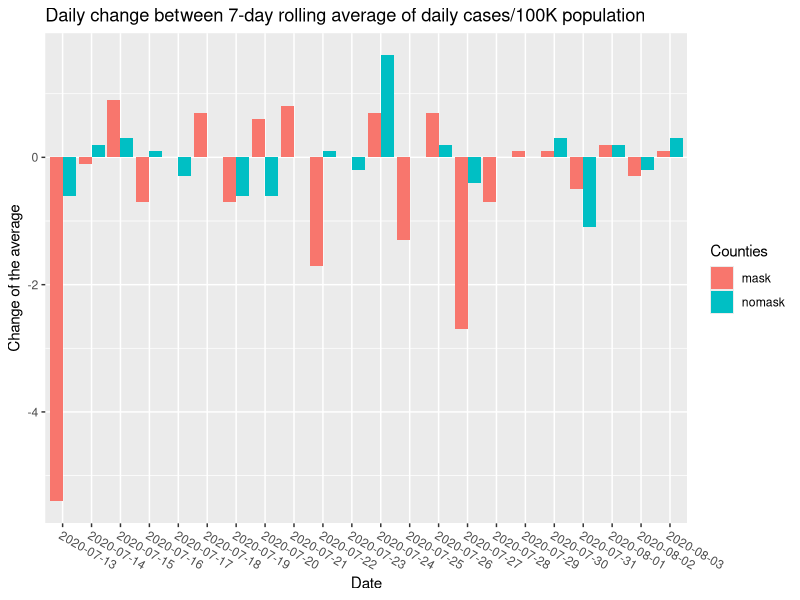
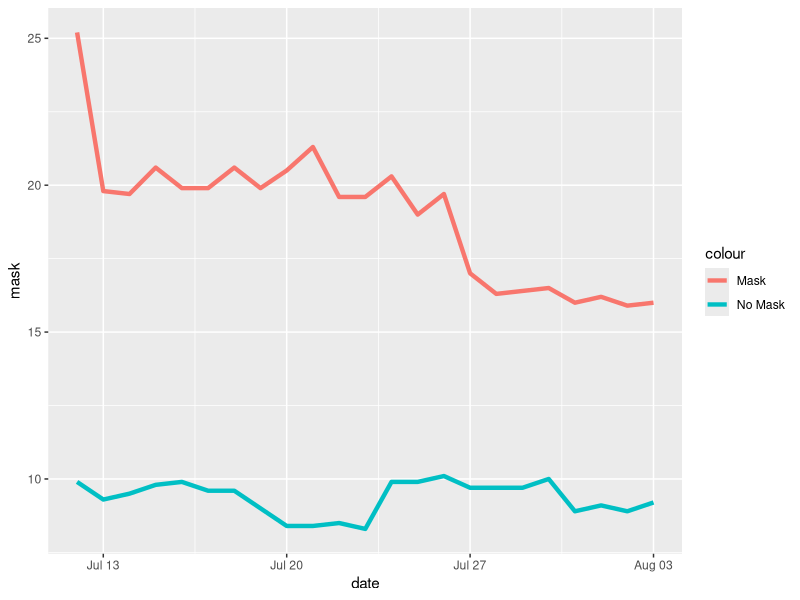

The R script that drew these images, in order:
library(tidyverse)

df <- tribble(
  ~date, ~mask, ~nomask,
  "12/7/2020", 25.2, 9.9,
  "13/7/2020", 19.8, 9.3,
  "14/7/2020", 19.7, 9.5,
  "15/7/2020", 20.6, 9.8,
  "16/7/2020", 19.9, 9.9,
  "17/7/2020", 19.9, 9.6,
  "18/7/2020", 20.6, 9.6,
  "19/7/2020", 19.9, 9.0,
  "20/7/2020", 20.5, 8.4,
  "21/7/2020", 21.3, 8.4,
  "22/7/2020", 19.6, 8.5,
  "23/7/2020", 19.6, 8.3,
  "24/7/2020", 20.3, 9.9,
  "25/7/2020", 19.0, 9.9,
  "26/7/2020", 19.7, 10.1,
  "27/7/2020", 17.0, 9.7,
  "28/7/2020", 16.3, 9.7,
  "29/7/2020", 16.4, 9.7,
  "30/7/2020", 16.5, 10.0,
  "31/7/2020", 16.0, 8.9,
  "1/8/2020", 16.2, 9.1,
  "2/8/2020", 15.9, 8.9,
  "3/8/2020", 16.0, 9.2,
)

dates = seq(as.Date('2020-7-12'), as.Date('2020-8-3'), by = "day")
df$date = dates

#making dataframe with daily difference
daily_mask = ave(df$mask, FUN=function(x) c(NA,diff(x)))
daily_nomask = ave(df$nomask, FUN=function(x) c(NA,diff(x)))
df_daily = data.frame(df)
df_daily$mask = daily_mask
df_daily$nomask = daily_nomask
df_daily = df_daily[-1,] #i remove first element since there is no previous value to differ
df_daily




plot_regular = ggplot(df, aes(x=date)) +
  geom_path(aes(y=mask, group=1, color="Mask"), size=1.5) +
  geom_path(aes(y=nomask, group=1, color="No Mask"), size=1.5)


#daily df wide to long
df_daily$date = factor(df_daily$date)
df_daily_long = gather(df_daily, ifmasked, cases, mask, nomask)


plot_daily = ggplot(df_daily_long, aes(x = date, y = cases, fill = ifmasked)) +
  geom_col( position = "dodge") +
  theme(axis.text.x = element_text(angle = -30, vjust = 1, hjust = 0)) +
  labs(x="Date", y="Change of the average", fill="Counties", title="Daily change between 7-day rolling average of daily cases/100K population")



plot(plot_daily)
plot(plot_regular)


  
  
  